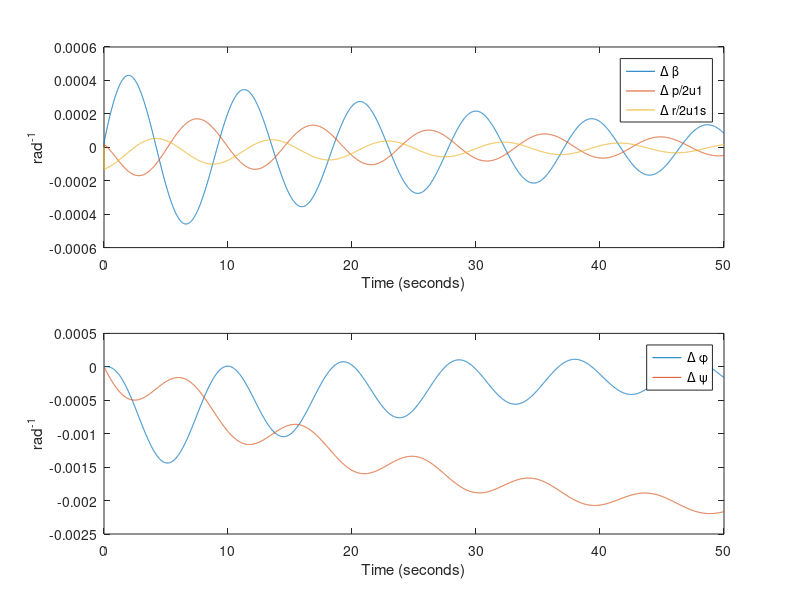

This chart was generated by the following MATLAB code: (Note: this script raises an error after producing the figure.)
clear all; close all; clc;

Ixx = 1.82*10^7; %slugs-ft^2
Izz = 4.97*10^7; %slugs-ft^2
Ixz = 9.70*10^5; %slugs-ft^2
S = 5500; %ft^2
b = 195.7; %ft
u1 = 275; %ft/s Mach 0.25 at Sea Level
theta = 2.4/180*pi; % rad Arbitrary
rho = 0.002378; % slugs/ft^3
q = 1/2*rho*u1^2;
g = 32.17405; % ft/s^2
m= 636636/g; % lb

%% Dimensional stability Derivatives
Cyb=-0.96;
Clb=-0.221;
Cnb=0.15;
Clp=-0.45;
Cnp=-0.121;
Clr=0.101;
Cnr=-0.3;
Clda=0.0461;
Cnda=0.0064;
Cydr=0.175;
Cldr=0.007;
Cndr=-0.109;
Cyp = 0;
Cyr = 0;
Cyda = 0;
CnTb = 0;
CnTr = 0;


Yb = q*S/m*Cyb;
Yp = q*S*b/(2*m*u1)*Cyp;
Yr = q*S*b/(2*m*u1)*Cyr;
Yda = q*S/m*Cyda;
Ydr = q*S/m*Cydr;
Lb  = q*S*b/Ixx*Clb;
Lp = q*S*b^2/(2*Ixx*u1)*Clp;
Lr = q*S*b^2/(2*Ixx*u1)*Clr;
Lda = q*S*b/Ixx*Clda;
Ldr = q*S*b/Ixx*Cldr;
Nb  = q*S*b/Izz*Cnb;
NTb = q*S*b/Izz*CnTb;
Np = q*S*b^2/(2*Izz*u1)*Cnp;
Nr = q*S*b^2/(2*Izz*u1)*Cnr;
NTr = q*S*b^2/(2*Izz*u1)*CnTr;
Nda = q*S*b/Izz*Cnda;
Ndr = q*S*b/Izz*Cndr;

%% Set up state space equation

M = [u1 0 0 0 0;
    0 1 -Ixz/Ixx 0 0;
    0 -Ixz/Izz 1 0 0;
    0 0 0 1 0;
    0 0 0 0 1];

R= [Yb Yp Yr-u1 g*cos(theta) 0;
    Lb Lp Lr 0 0;
    Nb+NTb Np Nr+NTr 0 0;
    0 1 tan(theta) 0 0;
    0 0 sec(theta) 0 0];
F = [Yda Ydr;
    Lda Ldr;
    Nda Ndr;
    0 0;
    0 0];

A = inv(M)*R;
B = inv(M)*F;
C = eye(5);
D = zeros(5,2);
%% Problem 1 a)
[eVec,eVal] = eig(A);

% Roll
eValRoll = eVal(:,2);
wdRoll   = imag(eValRoll(2));
wnRoll   = sqrt((real(eValRoll(2)))^2+(wdRoll)^2);
dampRoll = abs(real(eValRoll(2))/wnRoll);
delTRoll = log(2)/abs(real(eValRoll(2)));
NRoll    = log(2)*wdRoll/abs(real(eValRoll(2))*2*pi);

fprintf ("Roll-----------------------------------------------------------")
fprintf ("\nDamped Frequency: %f\n", wdRoll)
fprintf ("Natural Frequency: %f\n", wnRoll)
fprintf("Damping ratio: %f\n", dampRoll)
fprintf("Time to damp to half the initial amplitude: %f\n", delTRoll)
fprintf("The number of cycles to damp to half the initial amplitude: %f\n",NRoll)

% Dutch Roll
eValDutch = eVal(:,3);
wdDutch   = imag(eValDutch(3));
wnDutch   = sqrt((real(eValDutch(3)))^2+(wdDutch)^2);
dampDutch = abs(real(eValDutch(3))/wnDutch);
delTDutch = log(2)/abs(real(eValDutch(3)));
NDutch    = log(2)*wdDutch/abs(real(eValDutch(3))*2*pi);

fprintf ("Dutch Roll-----------------------------------------------------")
fprintf ("\nDamped Frequency: %f\n", wdDutch)
fprintf ("Natural Frequency: %f\n", wnDutch)
fprintf("Damping ratio: %f\n", dampDutch)
fprintf("Time to damp to half the initial amplitude: %f\n", delTDutch)
fprintf("The number of cycles to damp to half the initial amplitude: %f\n",NDutch)

% Spiral
eValSpiral = eVal(:,5);
wdSpiral   = imag(eValSpiral(5));
wnSpiral   = sqrt((real(eValSpiral(5)))^2+(wdSpiral)^2);
dampSpiral = abs(real(eValSpiral(5))/wnSpiral);
delTSpiral = log(2)/abs(real(eValSpiral(5)));
NSpiral    = log(2)*wdSpiral/abs(real(eValSpiral(5))*2*pi);

fprintf ("Sprial --------------------------------------------------------")
fprintf ("\nDamped Frequency: %f\n", wdSpiral)
fprintf ("Natural Frequency: %f\n", wnSpiral)
fprintf("Damping ratio: %f\n", dampSpiral)
fprintf("Time to damp to half the initial amplitude: %f\n", delTSpiral)
fprintf("The number of cycles to damp to half the initial amplitude: %f\n",NSpiral)

%% Problem 1 b)

sys = ss(A,B,C,D);

t = 0:0.01:50;

figure,
impRud(2,:) = zeros(length(t),1);
impRud(1,:) = zeros(length(t),1);
impRud(2,1) = 20/180*pi; % rad
impRudResponse = lsim(sys,impRud,t);
impRudResponse(:,2) = impRudResponse(:,2)*b/(2*u1);
impRudResponse(:,3) = impRudResponse(:,3)*b/(2*u1);
subplot(2,1,1)
plot(t,impRudResponse(:,1:3))
legend('\Delta \beta', '\Delta p/2u1', '\Delta r/2u1s')
ylabel('rad^{-1}')
xlabel('Time (seconds)')
subplot(2,1,2)
plot(t,impRudResponse(:,4:5))
ylabel('rad^{-1}')
xlabel('Time (seconds)')
legend('\Delta \phi', '\Delta \psi')
sgtitle('Rudder Impulse Response')



figure,
impA(2,:) = zeros(length(t),1);
impA(1,:) = zeros(length(t),1);
impA(1,1) = 1/180*pi; % rad
impAResponse = lsim(sys,impA,t);
impAResponse(:,2) = impAResponse(:,2)*b/(2*u1);
impAResponse(:,3) = impAResponse(:,3)*b/(2*u1);
subplot(2,1,1)
plot(t,impAResponse(:,1:3))
legend('\Delta \beta', '\Delta p/2u1', '\Delta r/2u1s')
ylabel('rad^{-1}')
xlabel('Time (seconds)')
subplot(2,1,2)
plot(t,impAResponse(:,4:5))
ylabel('rad^{-1}')
xlabel('Time (seconds)')
legend('\Delta \phi', '\Delta \psi')
sgtitle('Aerlion Impulse Response')


stept = 0:0.01:100;
figure,
stepRud(2,:) = ones(length(stept),1);
stepRud(1,:) = zeros(length(stept),1);
stepRud(2,1:10) = 0;
stepRudResponse = lsim(sys,stepRud,stept);
subplot(2,1,1)
plot(stept,stepRudResponse(:,1:3))
ylabel('rad^{-1}')
xlabel('Time (seconds)')
legend('\Delta \beta', '\Delta p', '\Delta r')
subplot(2,1,2)
plot(stept,stepRudResponse(:,4:5))
ylabel('rad^{-1}')
xlabel('Time (seconds)')
legend('\Delta \phi', '\Delta \psi')
sgtitle('Rudder Step Response')

figure,
stepA(2,:) = zeros(length(stept),1);
stepA(1,:) = ones(length(stept),1);
stepA(1,1:10) = 0;
stepAResponse = lsim(sys,stepA,stept);
subplot(2,1,1)
plot(stept,stepAResponse(:,1:3))
ylabel('rad^{-1}')
xlabel('Time (seconds)')
legend('\Delta \beta', '\Delta p', '\Delta r')
subplot(2,1,2)
plot(stept,stepAResponse(:,4:5))
ylabel('rad^{-1}')
xlabel('Time (seconds)')
legend('\Delta \phi', '\Delta \psi')
sgtitle('Aerlion Step Response')



%% Dutch Roll Approximation
A2 = [Yb/u1 Yr/u1-1;
    Nb Nr];
B2 = [Ydr/u1;
   Ndr];
C2 = eye(2);
D2  =zeros(2,1);
[eVec2,eVal2] = eig(A2);

%% Problem 2a)
wd2 = imag(eVal2(1,1));
% sqrt((real(eVal2(1,1)))^2+(imag(eVal2(1,1)))^2)
% real(eVal2(1,1))/sqrt((real(eVal2(1,1)))^2+(imag(eVal2(1,1)))^2)
wn2 = sqrt((Nr*Yb-Nb*Yr+Nb*u1)/u1);
damp2 = -1/(2*wn2)*(Yb+Nr*u1)/u1;
delT2 = log(2)/abs(real(eVal2(1,1)));
N2    = log(2)*wd2/abs(real(eVal2(1,1))*2*pi);

fprintf ("Dutch Roll Approximation --------------------------------------")
fprintf ("\nDamped Frequency: %f\n", wd2)
fprintf ("Natural Frequency: %f\n", wn2)
fprintf("Damping ratio: %f\n", damp2)
fprintf("Time to damp to half the initial amplitude: %f\n", delT2)
fprintf("The number of cycles to damp to half the initial amplitude: %f\n",N2)


%% Problem 2b)

sys2 = ss(A2,B2,C2,D2);

t2 = 0:0.01:100;
figure,
imp = zeros(length(t2),1);
imp(1) = 1/180*pi; % rad
impResponse = lsim(sys2,imp,t2);
subplot(2,1,1)
plot(t2,impResponse(:,1))
ylabel('\Delta \beta (rad^{-1})')
xlabel('Time (seconds)')
subplot(2,1,2)
plot(t2,impResponse(:,2))
ylabel('\Delta r (rad^{-1})')
xlabel('Time (seconds)')
sgtitle('Dutch Roll Approximation Impulse Response')


figure,
step = ones(length(t2),1)/180*pi;
step(1:100) = 0; % rad
stepResponse = lsim(sys2,step,t2);
subplot(2,1,1)
plot(t2,stepResponse(:,1))
ylabel('\Delta \beta (rad^{-1})')
xlabel('Time (seconds)')
subplot(2,1,2)
plot(t2,stepResponse(:,2))
ylabel('\Delta r (rad^{-1})')
xlabel('Time (seconds)')
sgtitle('Dutch Roll Approximation Step Response')